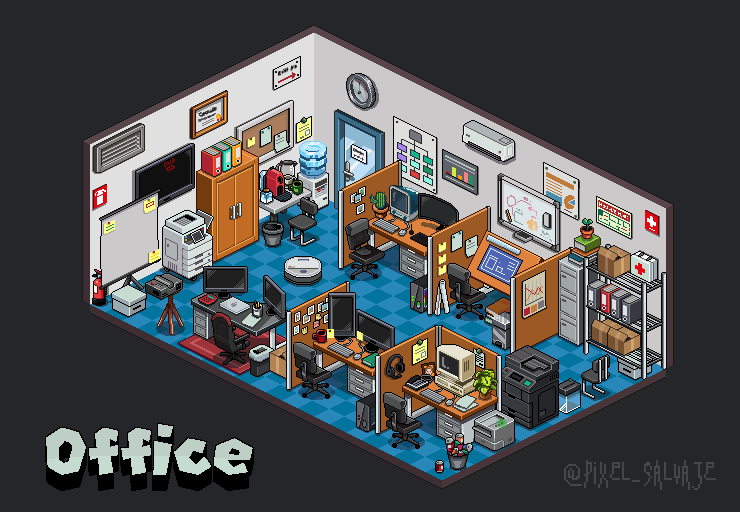
#> input picture game/assets-fonte/cena-office-pixel_salvaje.gif, 1480 x 1024 px (shown at 1/2 size)
$ python cena.py
#> lines starting #> are read from the running program, lines starting #| are printed output that depends on the picture; after the words box and inside, x2 and y2 are one past the last pixel; in counts of white or black regions, pixels touching at a corner belong together
# Recorta, um a um, os objetos da cena isométrica "Office" (@pixel_salvaje) — game/assets-fonte/cena-office-pixel_salvaje.gif (frame 0).
# Método: pixels de 2x2 voltam ao tamanho nativo; as 5 cores de fundo (fundo escuro, 2 paredes, 2 pisos) são removidas; cada bloco de pixels
# restante, conectado, vira um recorte (buracos preenchidos com as cores originais). Blocos de objetos encostados uns nos outros (baias, mesas+cadeiras)
# saem juntos; peças menores soltas (quadros, extintor, etc.) saem separadas. Saída: game/office/public/arte/cena/*.png + manifesto.json.
# ATENÇÃO: a arte é de terceiros; a licença NÃO foi informada. Confirme com o autor antes de uso público/comercial.
import json, os, sys, numpy as np
from collections import deque
from scipy import ndimage as ndi
from PIL import Image
RAIZ = os.path.abspath(os.path.join(os.path.dirname(__file__), '..'))
SAIDA = os.path.join(RAIZ, 'office', 'public', 'arte', 'cena'); os.makedirs(SAIDA, exist_ok=True)
im = Image.open(os.path.join(RAIZ, 'assets-fonte', 'cena-office-pixel_salvaje.gif')); im.seek(0)
#> further down, im is the input picture: PIL image 1480x1024 P; mean R, G, B, A 78.5, 80.6, 81.4, 255
nat = im.convert('RGB').resize((im.width // 2, im.height // 2), Image.NEAREST); A = np.array(nat).astype(int)
#> after `nat = im.convert('RGB').resize((im.width // 2, im.height // 2), Image.`:
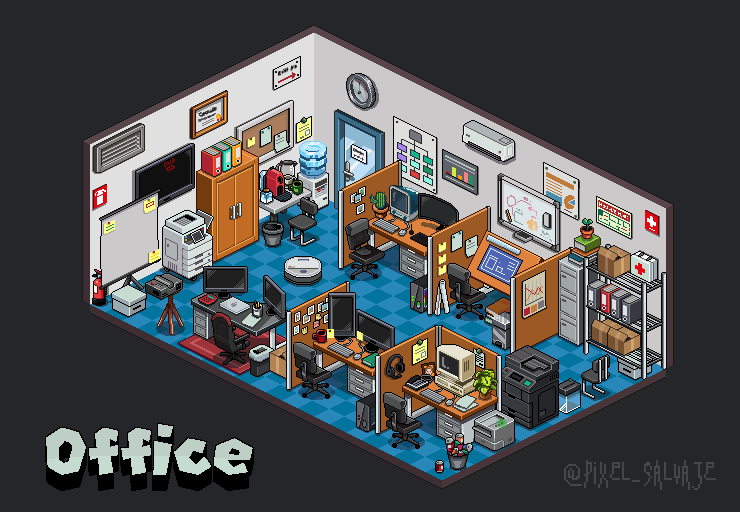
#> nat: PIL image 740x512 RGB; mean R, G, B 78.5, 80.6, 81.4
BG = np.array([(37, 38, 41), (203, 201, 202), (224, 224, 224), (39, 136, 185), (3, 116, 158)])
# (nome, x0, y0, x1, y1) na imagem inteira (1480x1024). Cada caixa abraça um objeto; o fundo sai por preenchimento a partir da borda da caixa.
OBJ = [
 ('relogio-parede', 690, 144, 758, 216), ('placa-saida', 543, 110, 604, 182), ('diploma-moldura', 378, 180, 458, 278), ('mural-cortica', 468, 203, 588, 304),
 ('grade-ventilacao', 182, 246, 294, 347), ('tv-preta-parede', 266, 286, 392, 397), ('placa-extintor', 181, 370, 222, 420), ('quadro-flipchart', 220, 378, 322, 562),
 ('extintor', 178, 536, 217, 614), ('multifuncional-branca', 320, 418, 432, 562), ('caixa-arquivo-branca', 220, 576, 292, 636), ('projetor-tripe', 288, 543, 367, 670),
 ('armario-madeira', 398, 270, 522, 522), ('pastas-coloridas', 400, 270, 486, 352), ('mesinha-cafe', 518, 326, 640, 424), ('bebedouro', 594, 276, 672, 374),
 ('cadeira-preta-dobravel', 574, 394, 642, 494), ('lixeira-cinza', 522, 438, 568, 496), ('robo-aspirador', 564, 512, 620, 574),
 ('porta-azul', 666, 216, 774, 362), ('quadro-fluxograma', 784, 232, 876, 388), ('quadro-grafico-barras', 882, 296, 950, 394), ('ar-condicionado', 922, 240, 1032, 328),
 ('quadro-branco-parede', 994, 344, 1122, 506), ('poster-laranja', 1084, 320, 1164, 422), ('quadro-escala', 1188, 390, 1266, 482), ('placa-primeiros-socorros', 1286, 416, 1322, 468),
 ('estante-metal-caixas', 1164, 488, 1334, 742), ('arquivo-cinza-4-gavetas', 1114, 494, 1172, 686), ('planta-sobre-livros', 1146, 434, 1212, 510),
 ('baia-1-monitor-curvo', 674, 318, 922, 562), ('baia-2-prancheta-desenho', 858, 412, 1092, 700), ('baia-3-monitores', 572, 558, 792, 806), ('baia-4-computador-antigo', 758, 648, 1002, 900),
 ('mesa-escura-mac-tapete', 378, 528, 572, 742), ('cadeira-escritorio', 690, 440, 772, 562),
 ('copiadora-preta-grande', 1002, 692, 1120, 858), ('impressora-pequena', 946, 828, 1036, 902), ('lixeira-com-latas', 888, 860, 944, 942), ('torre-pc-preta', 710, 788, 754, 872),
 ('banqueta-metal', 1112, 756, 1166, 826), ('cadeira-fina-metal', 1176, 712, 1232, 796), ('caixa-papelao', 536, 690, 590, 752), ('lata-vermelha', 868, 918, 892, 946),
]
def sem_fundo(sub):
    h, w, _ = sub.shape; ok = np.zeros((h, w), bool)
    for c in BG: ok |= (sub == c).all(2)
    visto = np.zeros((h, w), bool); fila = deque()
    for x in range(w):
        for y in (0, h - 1):
            if ok[y, x] and not visto[y, x]: visto[y, x] = True; fila.append((y, x))
    for y in range(h):
        for x in (0, w - 1):
            if ok[y, x] and not visto[y, x]: visto[y, x] = True; fila.append((y, x))
    while fila:
        y, x = fila.popleft()
        for dy, dx in ((1, 0), (-1, 0), (0, 1), (0, -1)):
            ny, nx = y + dy, x + dx
            if 0 <= ny < h and 0 <= nx < w and ok[ny, nx] and not visto[ny, nx]: visto[ny, nx] = True; fila.append((ny, nx))
    fg = ~visto
    lab, n = ndi.label(fg, structure=np.ones((3, 3)))              # fica só o maior bloco conectado (descarta pedaços de vizinhos soltos)
    if n > 1:
        tam = ndi.sum(fg, lab, range(1, n + 1)); fg = lab == (1 + int(np.argmax(tam)))
    return ndi.binary_fill_holes(fg)

man = {'origem': 'cena "Office" de @pixel_salvaje (gif fornecido pelo usuário, frame 0)', 'licenca': 'não informada — confirmar com o autor antes de uso público/comercial', 'pixel': '2x2 → nativo', 'itens': {}}
for nome, x0, y0, x1, y1 in OBJ:
    sub = A[y0 // 2:y1 // 2, x0 // 2:x1 // 2]; mask = sem_fundo(sub)
    rgba = np.dstack([sub.astype(np.uint8), (mask * 255).astype(np.uint8)])
    img = Image.fromarray(rgba, 'RGBA'); bb = img.getbbox()
    if not bb: print('vazio', nome); continue
    img = img.crop(bb); img.save(os.path.join(SAIDA, f'{nome}.png')); man['itens'][nome] = {'w': img.width, 'h': img.height, 'caixa': [x0, y0, x1, y1]}
#> this loop made 44 passes
#> bb on passes 1 to 12: (1, 1, 34, 36), (1, 1, 30, 36), (0, 0, 39, 49), (0, 0, 60, 51), (1, 0, 54, 50), (0, 0, 62, 55), (2, 0, 17, 25), (0, 0, 51, 92), (3, 0, 19, 39), (0, 0, 56, 72), (0, 0, 36, 30), (0, 0, 39, 64)
#> pass 1, `sub = A[y0 // 2:y1 // 2, x0 // 2:x1 // 2]`:
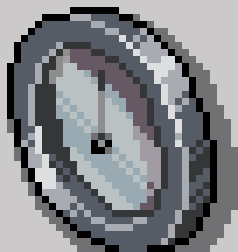
#> sub: shape (36, 34, 3) int64 (shown 7 times larger); mean R, G, B 130.3, 132.3, 136.6
#> pass 1, `mask = sem_fundo(sub)`:
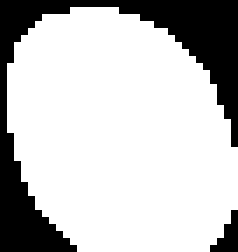
#> mask: shape (36, 34) bool (shown 7 times larger); 76.3% white; 2 black regions (1 under 20 px), largest, box (x1, y1, x2, y2) and area: (0, 0, 34, 36) 277
#> pass 1, `rgba = np.dstack([sub.astype(np.uint8), (mask * 255).astype(np.uint8)])`:
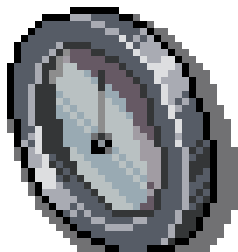
#> rgba: shape (36, 34, 4) (shown 7 times larger); mean R, G, B, A 130.3, 132.3, 136.6, 194.6; transparent parts drawn white
#> pass 1, `img = img.crop(bb)`:
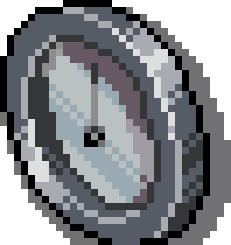
#> img: PIL image 33x35 RGBA (shown 7 times larger); mean R, G, B, A 126, 128.2, 132.7, 206.2; transparent parts drawn white
#> after the loop, man = 4 items
json.dump(man, open(os.path.join(SAIDA, 'manifesto.json'), 'w'), indent=1, ensure_ascii=False)
print(len(man['itens']), 'recortes')
#| 44 recortes
